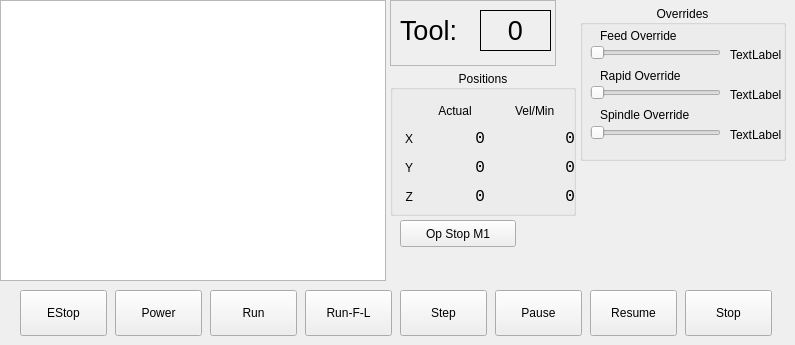
    <widget class="QWidget" name="tab">
     <attribute name="title">
      <string>Gcode</string>
     </attribute>
     <widget class="QGroupBox" name="groupBox_4">
      <property name="geometry">
       <rect>
        <x>580</x>
        <y>5</y>
        <width>206</width>
        <height>156</height>
       </rect>
      </property>
      <property name="title">
       <string>Overrides</string>
      </property>
      <property name="alignment">
       <set>Qt::AlignCenter</set>
      </property>
      <widget class="QLabel" name="feed_override_lb">
       <property name="geometry">
        <rect>
         <x>150</x>
         <y>40</y>
         <width>51</width>
         <height>20</height>
        </rect>
       </property>
       <property name="text">
        <string>TextLabel</string>
       </property>
      </widget>
      <widget class="QLabel" name="label_17">
       <property name="geometry">
        <rect>
         <x>20</x>
         <y>60</y>
         <width>131</width>
         <height>21</height>
        </rect>
       </property>
       <property name="text">
        <string>Rapid Override</string>
       </property>
      </widget>
      <widget class="QLabel" name="spindle_override_0_lb">
       <property name="geometry">
        <rect>
         <x>150</x>
         <y>120</y>
         <width>51</width>
         <height>19</height>
        </rect>
       </property>
       <property name="text">
        <string>TextLabel</string>
       </property>
      </widget>
      <widget class="QSlider" name="spindle_override_sl">
       <property name="geometry">
        <rect>
         <x>10</x>
         <y>120</y>
         <width>131</width>
         <height>16</height>
        </rect>
       </property>
       <property name="orientation">
        <enum>Qt::Horizontal</enum>
       </property>
      </widget>
      <widget class="QLabel" name="label_13">
       <property name="geometry">
        <rect>
         <x>20</x>
         <y>20</y>
         <width>131</width>
         <height>21</height>
        </rect>
       </property>
       <property name="text">
        <string>Feed Override</string>
       </property>
      </widget>
      <widget class="QSlider" name="feed_override_sl">
       <property name="geometry">
        <rect>
         <x>10</x>
         <y>40</y>
         <width>131</width>
         <height>16</height>
        </rect>
       </property>
       <property name="orientation">
        <enum>Qt::Horizontal</enum>
       </property>
       <property name="tickPosition">
        <enum>QSlider::NoTicks</enum>
       </property>
       <property name="tickInterval">
        <number>0</number>
       </property>
      </widget>
      <widget class="QLabel" name="rapid_override_lb">
       <property name="geometry">
        <rect>
         <x>150</x>
         <y>80</y>
         <width>51</width>
         <height>19</height>
        </rect>
       </property>
       <property name="text">
        <string>TextLabel</string>
       </property>
      </widget>
      <widget class="QSlider" name="rapid_override_sl">
       <property name="geometry">
        <rect>
         <x>10</x>
         <y>80</y>
         <width>131</width>
         <height>16</height>
        </rect>
       </property>
       <property name="orientation">
        <enum>Qt::Horizontal</enum>
       </property>
      </widget>
      <widget class="QLabel" name="label_18">
       <property name="geometry">
        <rect>
         <x>20</x>
         <y>100</y>
         <width>131</width>
         <height>20</height>
        </rect>
       </property>
       <property name="text">
        <string>Spindle Override</string>
       </property>
      </widget>
      <widget class="QPushButton" name="pushButton_6">
       <property name="geometry">
        <rect>
         <x>20</x>
         <y>370</y>
         <width>96</width>
         <height>21</height>
        </rect>
       </property>
       <property name="text">
        <string>G0 X0 Y0 Z0</string>
       </property>
       <property name="function" stdset="0">
        <string>mdi</string>
       </property>
       <property name="command" stdset="0">
        <string>G0 X0 Y0 Z0</string>
       </property>
      </widget>
      <widget class="QPushButton" name="pushButton_7">
       <property name="geometry">
        <rect>
         <x>125</x>
         <y>370</y>
         <width>96</width>
         <height>21</height>
        </rect>
       </property>
       <property name="text">
        <string>G0 X0 Y0</string>
       </property>
       <property name="function" stdset="0">
        <string>mdi</string>
       </property>
       <property name="command" stdset="0">
        <string>G0 X0 Y0</string>
       </property>
      </widget>
     </widget>
     <widget class="QPlainTextEdit" name="gcode_pte">
      <property name="geometry">
       <rect>
        <x>0</x>
        <y>0</y>
        <width>386</width>
        <height>281</height>
       </rect>
      </property>
      <property name="font">
       <font>
        <family>Latin Modern Mono</family>
        <pointsize>12</pointsize>
        <weight>75</weight>
        <bold>true</bold>
       </font>
      </property>
     </widget>
     <widget class="QGroupBox" name="groupBox_15">
      <property name="geometry">
       <rect>
        <x>390</x>
        <y>70</y>
        <width>186</width>
        <height>146</height>
       </rect>
      </property>
      <property name="title">
       <string>Positions</string>
      </property>
      <property name="alignment">
       <set>Qt::AlignCenter</set>
      </property>
      <widget class="QLabel" name="label_42">
       <property name="geometry">
        <rect>
         <x>7</x>
         <y>57</y>
         <width>16</width>
         <height>23</height>
        </rect>
       </property>
       <property name="text">
        <string>X</string>
       </property>
       <property name="alignment">
        <set>Qt::AlignRight|Qt::AlignTrailing|Qt::AlignVCenter</set>
       </property>
      </widget>
      <widget class="QLabel" name="label_47">
       <property name="geometry">
        <rect>
         <x>7</x>
         <y>86</y>
         <width>16</width>
         <height>23</height>
        </rect>
       </property>
       <property name="text">
        <string>Y</string>
       </property>
       <property name="alignment">
        <set>Qt::AlignRight|Qt::AlignTrailing|Qt::AlignVCenter</set>
       </property>
      </widget>
      <widget class="QLabel" name="joint_vel_min_0_lb">
       <property name="geometry">
        <rect>
         <x>125</x>
         <y>57</y>
         <width>60</width>
         <height>23</height>
        </rect>
       </property>
       <property name="minimumSize">
        <size>
         <width>60</width>
         <height>0</height>
        </size>
       </property>
       <property name="font">
        <font>
         <family>Monospace</family>
         <pointsize>12</pointsize>
        </font>
       </property>
       <property name="text">
        <string>0</string>
       </property>
       <property name="alignment">
        <set>Qt::AlignRight|Qt::AlignTrailing|Qt::AlignVCenter</set>
       </property>
       <property name="precision" stdset="0">
        <string>2</string>
       </property>
      </widget>
      <widget class="QLabel" name="label_56">
       <property name="geometry">
        <rect>
         <x>125</x>
         <y>30</y>
         <width>60</width>
         <height>21</height>
        </rect>
       </property>
       <property name="text">
        <string>Vel/Min</string>
       </property>
      </widget>
      <widget class="QLabel" name="label_57">
       <property name="geometry">
        <rect>
         <x>35</x>
         <y>30</y>
         <width>60</width>
         <height>21</height>
        </rect>
       </property>
       <property name="minimumSize">
        <size>
         <width>0</width>
         <height>0</height>
        </size>
       </property>
       <property name="text">
        <string>Actual</string>
       </property>
       <property name="alignment">
        <set>Qt::AlignCenter</set>
       </property>
      </widget>
      <widget class="QLabel" name="joint_vel_min_2_lb">
       <property name="geometry">
        <rect>
         <x>125</x>
         <y>115</y>
         <width>60</width>
         <height>23</height>
        </rect>
       </property>
       <property name="minimumSize">
        <size>
         <width>60</width>
         <height>0</height>
        </size>
       </property>
       <property name="font">
        <font>
         <family>Monospace</family>
         <pointsize>12</pointsize>
        </font>
       </property>
       <property name="text">
        <string>0</string>
       </property>
       <property name="alignment">
        <set>Qt::AlignRight|Qt::AlignTrailing|Qt::AlignVCenter</set>
       </property>
       <property name="precision" stdset="0">
        <string>2</string>
       </property>
      </widget>
      <widget class="QLabel" name="label_60">
       <property name="geometry">
        <rect>
         <x>7</x>
         <y>115</y>
         <width>16</width>
         <height>23</height>
        </rect>
       </property>
       <property name="text">
        <string>Z</string>
       </property>
       <property name="alignment">
        <set>Qt::AlignRight|Qt::AlignTrailing|Qt::AlignVCenter</set>
       </property>
      </widget>
      <widget class="QLabel" name="joint_vel_min_1_lb">
       <property name="geometry">
        <rect>
         <x>125</x>
         <y>86</y>
         <width>60</width>
         <height>23</height>
        </rect>
       </property>
       <property name="minimumSize">
        <size>
         <width>60</width>
         <height>0</height>
        </size>
       </property>
       <property name="font">
        <font>
         <family>Monospace</family>
         <pointsize>12</pointsize>
        </font>
       </property>
       <property name="text">
        <string>0</string>
       </property>
       <property name="alignment">
        <set>Qt::AlignRight|Qt::AlignTrailing|Qt::AlignVCenter</set>
       </property>
       <property name="precision" stdset="0">
        <string>2</string>
       </property>
      </widget>
      <widget class="QLabel" name="actual_lb_x">
       <property name="geometry">
        <rect>
         <x>35</x>
         <y>57</y>
         <width>60</width>
         <height>23</height>
        </rect>
       </property>
       <property name="minimumSize">
        <size>
         <width>60</width>
         <height>0</height>
        </size>
       </property>
       <property name="font">
        <font>
         <family>Monospace</family>
         <pointsize>12</pointsize>
        </font>
       </property>
       <property name="text">
        <string>0</string>
       </property>
       <property name="alignment">
        <set>Qt::AlignRight|Qt::AlignTrailing|Qt::AlignVCenter</set>
       </property>
      </widget>
      <widget class="QLabel" name="actual_lb_y">
       <property name="geometry">
        <rect>
         <x>35</x>
         <y>86</y>
         <width>60</width>
         <height>23</height>
        </rect>
       </property>
       <property name="minimumSize">
        <size>
         <width>60</width>
         <height>0</height>
        </size>
       </property>
       <property name="font">
        <font>
         <family>Monospace</family>
         <pointsize>12</pointsize>
        </font>
       </property>
       <property name="text">
        <string>0</string>
       </property>
       <property name="alignment">
        <set>Qt::AlignRight|Qt::AlignTrailing|Qt::AlignVCenter</set>
       </property>
      </widget>
      <widget class="QLabel" name="actual_lb_z">
       <property name="geometry">
        <rect>
         <x>35</x>
         <y>115</y>
         <width>60</width>
         <height>23</height>
        </rect>
       </property>
       <property name="minimumSize">
        <size>
         <width>60</width>
         <height>0</height>
        </size>
       </property>
       <property name="font">
        <font>
         <family>Monospace</family>
         <pointsize>12</pointsize>
        </font>
       </property>
       <property name="text">
        <string>0</string>
       </property>
       <property name="alignment">
        <set>Qt::AlignRight|Qt::AlignTrailing|Qt::AlignVCenter</set>
       </property>
      </widget>
     </widget>
     <widget class="QPushButton" name="estop_pb">
      <property name="geometry">
       <rect>
        <x>20</x>
        <y>290</y>
        <width>87</width>
        <height>46</height>
       </rect>
      </property>
      <property name="text">
       <string>EStop</string>
      </property>
      <property name="checkable">
       <bool>false</bool>
      </property>
     </widget>
     <widget class="QPushButton" name="run_pb">
      <property name="geometry">
       <rect>
        <x>210</x>
        <y>290</y>
        <width>87</width>
        <height>46</height>
       </rect>
      </property>
      <property name="text">
       <string>Run</string>
      </property>
     </widget>
     <widget class="QPushButton" name="power_pb">
      <property name="geometry">
       <rect>
        <x>115</x>
        <y>290</y>
        <width>87</width>
        <height>46</height>
       </rect>
      </property>
      <property name="text">
       <string>Power</string>
      </property>
     </widget>
     <widget class="QPushButton" name="run_from_line_pb">
      <property name="geometry">
       <rect>
        <x>305</x>
        <y>290</y>
        <width>87</width>
        <height>46</height>
       </rect>
      </property>
      <property name="text">
       <string>Run-F-L</string>
      </property>
     </widget>
     <widget class="QPushButton" name="step_pb">
      <property name="geometry">
       <rect>
        <x>400</x>
        <y>290</y>
        <width>87</width>
        <height>46</height>
       </rect>
      </property>
      <property name="text">
       <string>Step</string>
      </property>
     </widget>
     <widget class="QPushButton" name="pause_pb">
      <property name="geometry">
       <rect>
        <x>495</x>
        <y>290</y>
        <width>87</width>
        <height>46</height>
       </rect>
      </property>
      <property name="text">
       <string>Pause</string>
      </property>
     </widget>
     <widget class="QPushButton" name="resume_pb">
      <property name="geometry">
       <rect>
        <x>590</x>
        <y>290</y>
        <width>87</width>
        <height>46</height>
       </rect>
      </property>
      <property name="text">
       <string>Resume</string>
      </property>
     </widget>
     <widget class="QPushButton" name="stop_pb">
      <property name="geometry">
       <rect>
        <x>685</x>
        <y>290</y>
        <width>87</width>
        <height>46</height>
       </rect>
      </property>
      <property name="text">
       <string>Stop</string>
      </property>
     </widget>
     <widget class="QPushButton" name="optional_stop_pb">
      <property name="geometry">
       <rect>
        <x>400</x>
        <y>220</y>
        <width>116</width>
        <height>27</height>
       </rect>
      </property>
      <property name="text">
       <string>Op Stop M1</string>
      </property>
      <property name="checkable">
       <bool>true</bool>
      </property>
     </widget>
     <widget class="QFrame" name="frame_2">
      <property name="geometry">
       <rect>
        <x>390</x>
        <y>0</y>
        <width>166</width>
        <height>66</height>
       </rect>
      </property>
      <property name="frameShape">
       <enum>QFrame::StyledPanel</enum>
      </property>
      <property name="frameShadow">
       <enum>QFrame::Raised</enum>
      </property>
      <widget class="QLabel" name="label_31">
       <property name="geometry">
        <rect>
         <x>10</x>
         <y>10</y>
         <width>76</width>
         <height>41</height>
        </rect>
       </property>
       <property name="font">
        <font>
         <pointsize>20</pointsize>
        </font>
       </property>
       <property name="text">
        <string>Tool:</string>
       </property>
      </widget>
      <widget class="QLabel" name="tool_in_spindle_lb">
       <property name="geometry">
        <rect>
         <x>90</x>
         <y>10</y>
         <width>71</width>
         <height>41</height>
        </rect>
       </property>
       <property name="font">
        <font>
         <pointsize>20</pointsize>
        </font>
       </property>
       <property name="frameShape">
        <enum>QFrame::Box</enum>
       </property>
       <property name="text">
        <string>0</string>
       </property>
       <property name="alignment">
        <set>Qt::AlignCenter</set>
       </property>
      </widget>
     </widget>
    </widget>
